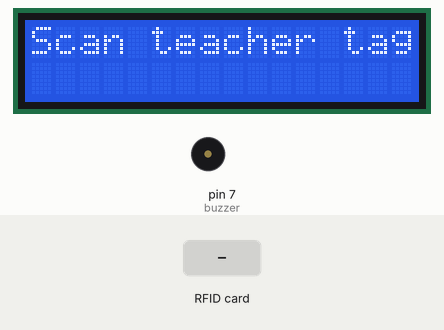
Simulated run of this sketch. Board: Arduino Uno, built with avr-gcc and run on an emulated ATmega328P. On the bench: 16×2 character LCD, buzzer (waves = sounding). Inputs (shaded band) come from the test bench. What the sketch prints to the serial monitor is not drawn.

Above: at 1.3 s.
1.4 s: RFID card 41 92 B9 74 held to the reader
At 2.6 s:
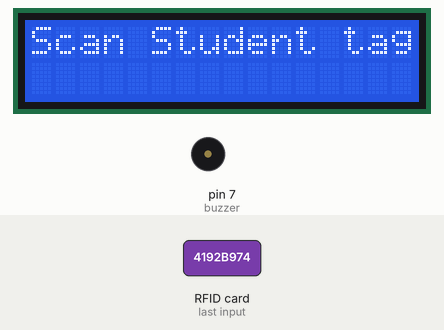
2.9 s: RFID card 5E 7A 19 C4 held to the reader
At 8.3 s:
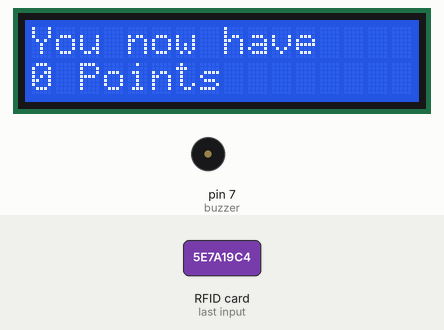
At 9.9 s:
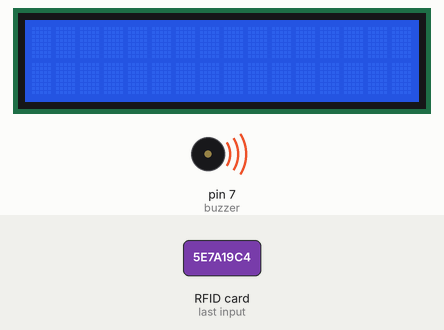
13.4 s: RFID card B1 58 B4 74 held to the reader
Timing chart, 0 to 16.4 s (numbered marks = the images above; inputs shaded):
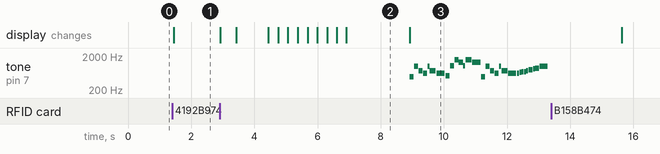

The sketch:

Project_V4.ino
```cpp
#include <SPI.h>
#include <MFRC522.h>
#include <LiquidCrystal.h>
#include <SD.h>
#include "playSong.h"
#include "animation.h"
#include "user.hpp"

#define SS_PIN 10
#define RST_PIN 6
MFRC522 mfrc522(SS_PIN, RST_PIN);

User students[3];
User teacher;


void setup()
{
  Serial.begin(9600);
  SPI.begin();
  mfrc522.PCD_Init();
  Serial.println("Approximate your card to the reader...");
  Serial.println();
  lcdSetup();

  teacher.setUID("41 92 B9 74");

  students[0].setUID("B1 58 B4 74");
  students[0].setUsername("Graham");
  students[0].setPoints(9);

  students[1].setUID("2C 8D 62 34");
  students[1].setUsername("Seif");
  students[1].setPoints(23);

  students[2].setUID("0B F6 0A 45");
  students[2].setUsername("Nabil");
  students[2].setPoints(4);

  Serial.println("Students initilied");


}

String scanFunction() {
  bool scannedCard = false;
  String content = "";

  Serial.println("here6");

  while(!scannedCard ) {
      if (mfrc522.PICC_IsNewCardPresent() and mfrc522.PICC_ReadCardSerial()) {
//      byte letter;
        for (byte i = 0; i < mfrc522.uid.size; i++)
        {
         //Serial.print(mfrc522.uid.uidByte[i] < 0x10 ? " 0" : " ");
          //Serial.print(mfrc522.uid.uidByte[i], HEX);
          content.concat(String(mfrc522.uid.uidByte[i] < 0x10 ? " 0" : " "));
          content.concat(String(mfrc522.uid.uidByte[i], HEX));

        }
        content.toUpperCase();

        if(content == "") {
          scannedCard = false;
        } else {
          scannedCard = true;
        }
      }
      Serial.println(content);
  }

  if (scannedCard){
    return content.substring(1);
   }

   else{
    return "No Card Found";
   }

}

bool verify_teacher(){
  Serial.println("here2");
  noInterrupts();
  if (scanFunction() == teacher.getUID() ){
    Serial.println("here4");
    return true;
    }else{
      Serial.println("here5");
      return false;
      }
  interrupts();

  }


User student_verify(){
  noInterrupts();
  String uid = scanFunction();
  for(User u : students){
    if( uid == u.getUID()){
      return u;
    }
  }
  interrupts();

//  lcdPrint("Student", "Not Found");
  User empty;
  return empty;
}

void loop()
{
  Serial.println("Place Teacher Tag");
  lcdPrint("Scan teacher tag", "");
  Serial.println("here");
  if(verify_teacher()) {
    lcdPrint("teacher tag", "confirmed");
    delay(1000);
    lcdPrint("Scan Student tag", "");
    User student  = student_verify();
    if(student.getUID() != "00 00 00 00"){
      lcdPrint("student tag", "confirmed");
      delay(500);
      student.givePoint();
      lcdAnimation(student.getUsername(), student.getPoints());

      playSong();
      }


  } else {
    lcdPrint("Incorrect Tag", "");
    return;
  }
  lcdClear();
  //lcd.print(content);

}
```

animation.cpp
```cpp
#include "animation.h";

LiquidCrystal lcd(9,8,5,4,3,2);
//LiquidCrystal lcd(33,13,32,27,14,12);
void lcdClear(){
  lcd.clear();
  }

void lcdSetup(){
  lcd.begin(16,2);
}

void lcdPrint(String one, String two){
    lcd.clear();
    lcd.setCursor(0,0);
    lcd.print(one);
    lcd.setCursor(0,1);
    lcd.print(two);
  }

void image(int A, int B) {
  lcd.clear();

  byte image01[8] = {B00000, B00000, B00000, B00011, B00111, B01111, B11111, B11111};
  byte image17[8] = {B11111, B11111, B01111, B00111, B00011, B00000, B00000, B00000};
  byte image18[8] = {B10000, B11000, B11100, B11110, B11000, B00000, B00000, B00000};
  byte image02[8] = {B00000, B00000, B00000, B11000, B11110, B11100, B11000, B10000};
  byte image08[8] = {B00000, B00000, B00000, B00000, B00000, B00000, B00000, B00110};
  byte image24[8] = {B00110, B00000, B00000, B00000, B00000, B00000, B00000, B00000};


  lcd.createChar(0, image01);
  lcd.createChar(1, image17);
  lcd.createChar(2, image18);
  lcd.createChar(3, image02);
  lcd.createChar(4, image08);
  lcd.createChar(5, image24);


  lcd.setCursor(A, 0);
  lcd.write(byte(0));
  lcd.setCursor(A, 1);
  lcd.write(byte(1));
  lcd.setCursor(B, 1);
  lcd.write(byte(2));
  lcd.setCursor(B, 0);
  lcd.write(byte(3));
  lcd.setCursor(7, 0);
  lcd.write(byte(4));
  lcd.setCursor(7, 1);
  lcd.write(byte(5));

}

void image1(int C, int D) {
  lcd.clear();

  byte image01[8] = {B00000, B00000, B00000, B00011, B00111, B01111, B11111, B11111};
  byte image02[8] = {B00000, B00000, B00000, B11000, B11100, B11110, B11111, B11111};
  byte image18[8] = {B11111, B11111, B11110, B11100, B11000, B00000, B00000, B00000};
  byte image17[8] = {B11111, B11111, B01111, B00111, B00011, B00000, B00000, B00000};
  byte image08[8] = {B00000, B00000, B00000, B00000, B00000, B00000, B00000, B00110};
  byte image24[8] = {B00110, B00000, B00000, B00000, B00000, B00000, B00000, B00000};


  lcd.createChar(0, image01);
  lcd.createChar(1, image02);
  lcd.createChar(2, image18);
  lcd.createChar(3, image17);
  lcd.createChar(4, image08);
  lcd.createChar(5, image24);


  lcd.setCursor(C, 0);
  lcd.write(byte(0));
  lcd.setCursor(D, 0);
  lcd.write(byte(1));
  lcd.setCursor(D, 1);
  lcd.write(byte(2));
  lcd.setCursor(C, 1);
  lcd.write(byte(3));
  lcd.setCursor(7, 0);
  lcd.write(byte(4));
  lcd.setCursor(7, 1);
  lcd.write(byte(5));


}

void image2() {
  lcd.clear();

  byte image08[8] = {B00000, B00000, B00000, B11000, B11110, B11100, B11000, B10110};
  byte image24[8] = {B10110, B11000, B11100, B11110, B11000, B00000, B00000, B00000};
  byte image07[8] = {B00000, B00000, B00000, B00011, B00111, B01111, B11111, B11111};
  byte image23[8] = {B11111, B11111, B01111, B00111, B00011, B00000, B00000, B00000};

  lcd.createChar(0, image08);
  lcd.createChar(1, image24);
  lcd.createChar(2, image07);
  lcd.createChar(3, image23);

  lcd.setCursor(7, 0);
  lcd.write(byte(0));
  lcd.setCursor(7, 1);
  lcd.write(byte(1));
  lcd.setCursor(6, 0);
  lcd.write(byte(2));
  lcd.setCursor(6, 1);
  lcd.write(byte(3));
  }

void image3() {
  lcd.clear();

  byte image08[8] = {B00000, B00000, B00000, B11000, B11100, B11110, B11111, B11111};
  byte image24[8] = {B11111, B11111, B11110, B11100, B11000, B00000, B00000, B00000};
  byte image07[8] = {B00000, B00000, B00000, B00011, B00111, B01111, B11111, B11111};
  byte image23[8] = {B11111, B11111, B01111, B00111, B00011, B00000, B00000, B00000};


  lcd.createChar(0, image08);
  lcd.createChar(1, image24);
  lcd.createChar(2, image07);
  lcd.createChar(3, image23);


  lcd.setCursor(7, 0);
  lcd.write(byte(0));
  lcd.setCursor(7, 1);
  lcd.write(byte(1));
  lcd.setCursor(6, 0);
  lcd.write(byte(2));
  lcd.setCursor(6, 1);
  lcd.write(byte(3));

}

void lcdAnimation(String Name, int Points){
  lcd.clear();
  lcdPrint("Great job", Name);
  delay(1000);

  lcd.clear();
  image(0,1);
  delay(300);
  image1(1,2);
  delay(300);
  image(2,3);
  delay(300);
  image1(3,4);
  delay(300);
  image(4,5);
  delay(300);
  image1(5,6);
  delay(300);
  image2();
  delay(300);
  image3();
  delay(300);
  lcdPrint("You now have", String(Points) + " Points");
  delay(2000);
  lcd.clear();

  }
```

animation.h
```cpp
#ifndef animation_h

#define animation_h

#include <SPI.h>
#include <MFRC522.h>
#include <LiquidCrystal.h>
#include <SD.h>

void lcdClear();

void lcdSetup();

void lcdPrint(String one, String two);

void image(int A, int B);

void image1(int C, int D);

void image2() ;

void image3() ;

void lcdAnimation(String Name, int Points);

#endif
```

playSong.cpp
```cpp
#include "playSong.h"

int melody[] = {

  // Pacman
  // Score available at https://musescore.com/user/85429/scores/107109
  NOTE_B4, 16, NOTE_B5, 16, NOTE_FS5, 16, NOTE_DS5, 16, //1
  NOTE_B5, 32, NOTE_FS5, -16, NOTE_DS5, 8, NOTE_C5, 16,
  NOTE_C6, 16, NOTE_G6, 16, NOTE_E6, 16, NOTE_C6, 32, NOTE_G6, -16, NOTE_E6, 8,

  NOTE_B4, 16,  NOTE_B5, 16,  NOTE_FS5, 16,   NOTE_DS5, 16,  NOTE_B5, 32,  //2
  NOTE_FS5, -16, NOTE_DS5, 8,  NOTE_DS5, 32, NOTE_E5, 32,  NOTE_F5, 32,
  NOTE_F5, 32,  NOTE_FS5, 32,  NOTE_G5, 32,  NOTE_G5, 32, NOTE_GS5, 32,  NOTE_A5, 16, NOTE_B5, 8, REST, 1
};

void playSong() {

  int wholenote = (60000 * 4) / tempo;

  int divider = 0, noteDuration = 0;

  int notes = sizeof(melody) / sizeof(melody[0]) / 2;
  // iterate over the notes of the melody.
  // Remember, the array is twice the number of notes (notes + durations)
  for (int thisNote = 0; thisNote < notes * 2; thisNote = thisNote + 2) {

    // calculates the duration of each note
    divider = melody[thisNote + 1];
    if (divider > 0) {
      // regular note, just proceed
      noteDuration = (wholenote) / divider;
    } else if (divider < 0) {
      // dotted notes are represented with negative durations!!
      noteDuration = (wholenote) / abs(divider);
      noteDuration *= 1.5; // increases the duration in half for dotted notes
    }

    // we only play the note for 90% of the duration, leaving 10% as a pause
    tone(buzzer, melody[thisNote], noteDuration * 0.9);
//    tone(BUZZER_PIN, melody[thisNote], noteDuration * 0.9, BUZZER_CHANNEL);

    // Wait for the specief duration before playing the next note.

    delay(noteDuration);

    // stop the waveform generation before the next note.
    noTone(buzzer);
//    noTone(BUZZER_PIN, BUZZER_CHANNEL);

  }
}
```

playSong.h
```cpp
#ifndef PlaySong_h
#define PlaySong_h
#define BUZZER_PIN 16
#define BUZZER_CHANNEL 0


#include <Arduino.h>
//#include <Tone32.h>


#define NOTE_B0  31
#define NOTE_C1  33
#define NOTE_CS1 35
#define NOTE_D1  37
#define NOTE_DS1 39
#define NOTE_E1  41
#define NOTE_F1  44
#define NOTE_FS1 46
#define NOTE_G1  49
#define NOTE_GS1 52
#define NOTE_A1  55
#define NOTE_AS1 58
#define NOTE_B1  62
#define NOTE_C2  65
#define NOTE_CS2 69
#define NOTE_D2  73
#define NOTE_DS2 78
#define NOTE_E2  82
#define NOTE_F2  87
#define NOTE_FS2 93
#define NOTE_G2  98
#define NOTE_GS2 104
#define NOTE_A2  110
#define NOTE_AS2 117
#define NOTE_B2  123
#define NOTE_C3  131
#define NOTE_CS3 139
#define NOTE_D3  147
#define NOTE_DS3 156
#define NOTE_E3  165
#define NOTE_F3  175
#define NOTE_FS3 185
#define NOTE_G3  196
#define NOTE_GS3 208
#define NOTE_A3  220
#define NOTE_AS3 233
#define NOTE_B3  247
#define NOTE_C4  262
#define NOTE_CS4 277
#define NOTE_D4  294
#define NOTE_DS4 311
#define NOTE_E4  330
#define NOTE_F4  349
#define NOTE_FS4 370
#define NOTE_G4  392
#define NOTE_GS4 415
#define NOTE_A4  440
#define NOTE_AS4 466
#define NOTE_B4  494
#define NOTE_C5  523
#define NOTE_CS5 554
#define NOTE_D5  587
#define NOTE_DS5 622
#define NOTE_E5  659
#define NOTE_F5  698
#define NOTE_FS5 740
#define NOTE_G5  784
#define NOTE_GS5 831
#define NOTE_A5  880
#define NOTE_AS5 932
#define NOTE_B5  988
#define NOTE_C6  1047
#define NOTE_CS6 1109
#define NOTE_D6  1175
#define NOTE_DS6 1245
#define NOTE_E6  1319
#define NOTE_F6  1397
#define NOTE_FS6 1480
#define NOTE_G6  1568
#define NOTE_GS6 1661
#define NOTE_A6  1760
#define NOTE_AS6 1865
#define NOTE_B6  1976
#define NOTE_C7  2093
#define NOTE_CS7 2217
#define NOTE_D7  2349
#define NOTE_DS7 2489
#define NOTE_E7  2637
#define NOTE_F7  2794
#define NOTE_FS7 2960
#define NOTE_G7  3136
#define NOTE_GS7 3322
#define NOTE_A7  3520
#define NOTE_AS7 3729
#define NOTE_B7  3951
#define NOTE_C8  4186
#define NOTE_CS8 4435
#define NOTE_D8  4699
#define NOTE_DS8 4978
#define REST      0

#define buzzer 7
#define tempo 105


void playSong();

#endif
```

user.cpp
```cpp
#include "user.hpp"

User::User() : student_name_("NULL"), points_(-1), student_name_max_length__(16) { setUID("0 0 0 0"); }

User::User(String name, String uid) : student_name_(name), points_(0), student_name_max_length__(16) {

    int set_uid_code = setUID(uid);
    if (set_uid_code == 1) {
        Serial.println("UID incorect");
    }
}

String User::getUsername() { return student_name_; }

int User::setUsername(String name) {

    if (name.length() > student_name_max_length__) {

        student_name_ = name.substring(0, 15);
        return 1;
    } else {

        student_name_ = name;
        return 0;
    }
}

String User::getUID() {

    String return_string;

    for (int i = 0; i < 4; i++) {

        char hexes[2];
        int id = student_id_[i];
        intToChr(hexes, id);

        return_string += hexes[0];
        return_string += hexes[1];
        return_string += ' ';
    }

    return return_string.substring(0, 11);
}

int User::setUID(String uid) {

    String hexes[4];

    int current_hex = 0;
    for (int i = 0; i < uid.length(); i++) {

        if (uid[i] == ' ') {

            if (current_hex <= 3) {
                current_hex++;
            } else {
                return 1;
            }
        } else {
            hexes[current_hex] += uid[i];
        }
    }

    for (int i = 0; i < 4; i++) {
        int i_hex = 16 * chrToInt(hexes[i][0]) + chrToInt(hexes[i][1]);
        student_id_[i] = i_hex;
    }

    return 0;
}

int User::givePoint() {
    givePoints(1);
    return 0;
}
int User::givePoints(int points) {
    points_ += points;
    return 0;
}
int User::setPoints(int points) {
    points_ = points;
    return 0;
}

int User::getPoints() { return points_; }

int User::load(String load_string) { // uid1,uid2,uid3,uid4,name,points

    String components[10];

    int str_len = load_string.length() + 1;
    char parse_s[str_len];
    load_string.toCharArray(parse_s, str_len);

    int numb_splits = split(parse_s, str_len, components, 10);
    int i = 1;
    // for(String comp : components){
    //     Serial.print(i);
    //     i++;
    //     Serial.println(comp);
    // }

    if (numb_splits < 0) {
        Serial.println("Bad split");
        return 1;
    }

    for (int i = 0; i < 4; i++) {
        student_id_[i] = components[i].toInt();
    }

    setUsername(components[4]);
    setPoints(components[5].toInt());

    return 0;
}

String User::save() { // uid1,uid2,uid3,uid4,name,points

    String data;

    for (int id : student_id_) {
        data += String(id);
        data += ",";
    }

    data += student_name_;
    data += ",";

    data += String(points_);

    return data;
}

int User::intToChr(char chrs[2], int convert_int) {
    int h[2];
    if (convert_int < 256) {

        h[1] = convert_int % 16;
        h[0] = (convert_int - h[1]) / 16;

        for (int i = 0; i < 2; i++) {
            if (h[i] == 10) {
                chrs[i] = 'A';
            } else if (h[i] == 11) {
                chrs[i] = 'B';
            } else if (h[i] == 12) {
                chrs[i] = 'C';
            } else if (h[i] == 13) {
                chrs[i] = 'D';
            } else if (h[i] == 14) {
                chrs[i] = 'E';
            } else if (h[i] == 15) {
                chrs[i] = 'F';
            } else {
                chrs[i] = char(48 + h[i]);
            }
        }

        return 0;
    }

    else {

        return -1;
    }
}

int User::chrToInt(char hex_value) {

    if (hex_value == 'A') {
        return 10;
    } else if (hex_value == 'B') {
        return 11;
    } else if (hex_value == 'C') {
        return 12;
    } else if (hex_value == 'D') {
        return 13;
    } else if (hex_value == 'E') {
        return 14;
    } else if (hex_value == 'F') {
        return 15;
    } else {
        return hex_value - '0';
    }
}

int User::split(char line[], int line_len, String comps[], int max_size) {

    int err_code = 0;
    int comp_pos = 0;

    for (int pos = 0; (pos < line_len) and (err_code == 0); pos++) {


        if (line[pos] == ',') {

            comp_pos++;


            if (comp_pos >= max_size) {
                err_code = -1;
            }
        } else {
            comps[comp_pos] += line[pos];
        }
    }

    if (err_code != 0) {
        return err_code;
    } else {
        return comp_pos + 1;
    }
}
```

user.hpp
```cpp
#ifndef User_h
#define User_h
#define SD_chip_select__ 9

#include <Arduino.h>
#include <SD.h>
#include <SPI.h>

class User
{
public:
    User();
    User(String name, String uid);

    String getUsername();
    int setUsername(String name);

    String getUID();
    int setUID(String uid);

    int givePoint();
    int givePoints(int points);
    int setPoints(int points);

    int getPoints();

    int load(String load_string);
    String save();

    int chrToInt(char hex);
    int intToChr(char chrs[2], int convert_int);

    int split(char line[], int line_len, String comps[], int max_size);

private:
    String student_name_;
    int student_name_max_length__;
    int student_id_[4];

    int points_;
};

#endif
```

Measured:
- after the input at 1.4 s, the display: changes after 0.05 s (image 1)
- after the input at 2.9 s, tone on pin 7 (buzzer): plays 494 Hz for 0.13 s, 988 Hz for 0.13 s, 740 Hz for 0.13 s, 622 Hz for 0.13 s, 988 Hz for 0.06 s, 740 Hz for 0.19 s … (31 notes in this stretch), starting after 6.0 s; the display: first changes at once (image 2 shows a later state)
- what the display in image 2 shows lasts 2.0 s, from 6.9 s to 8.9 s
